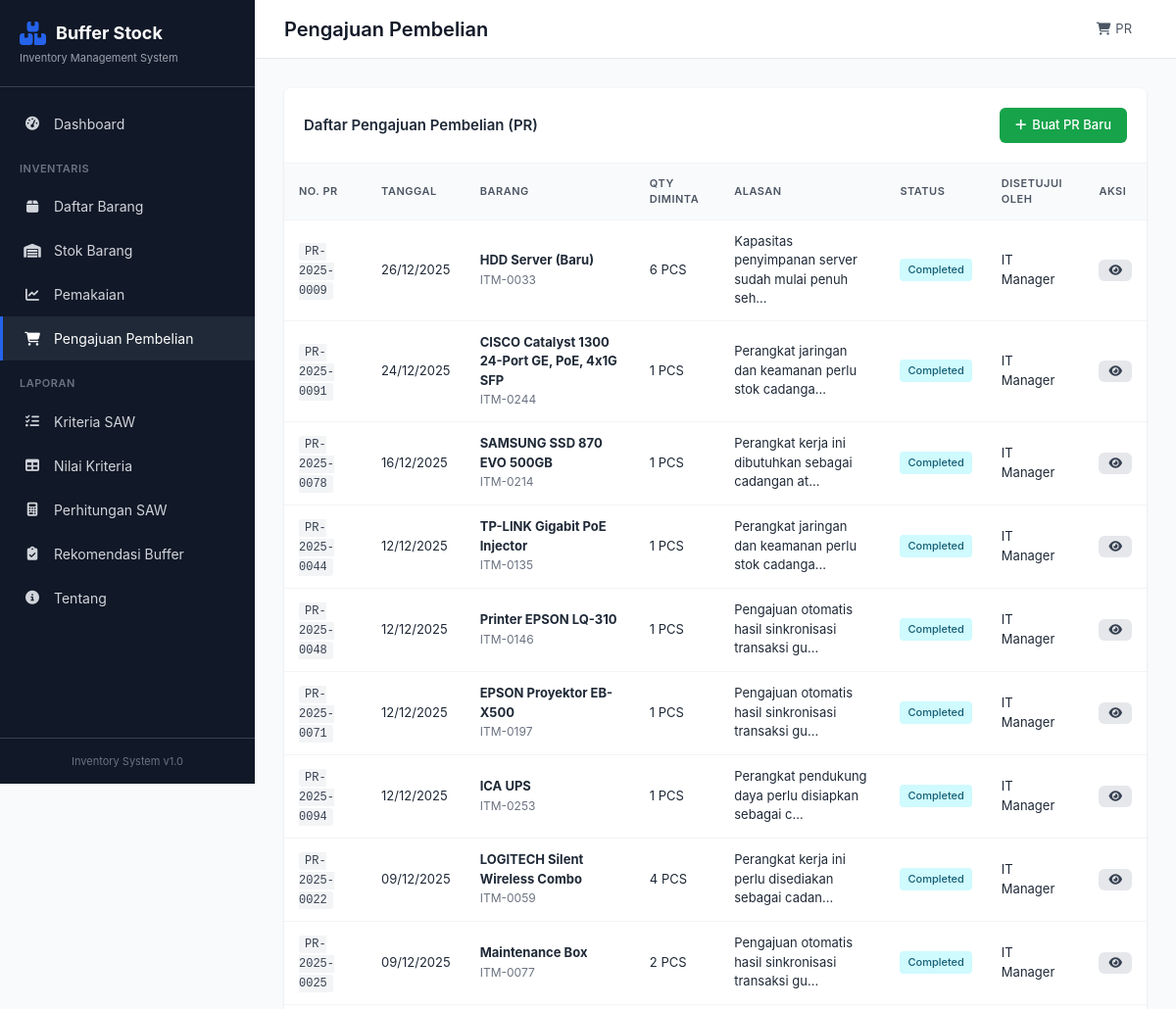
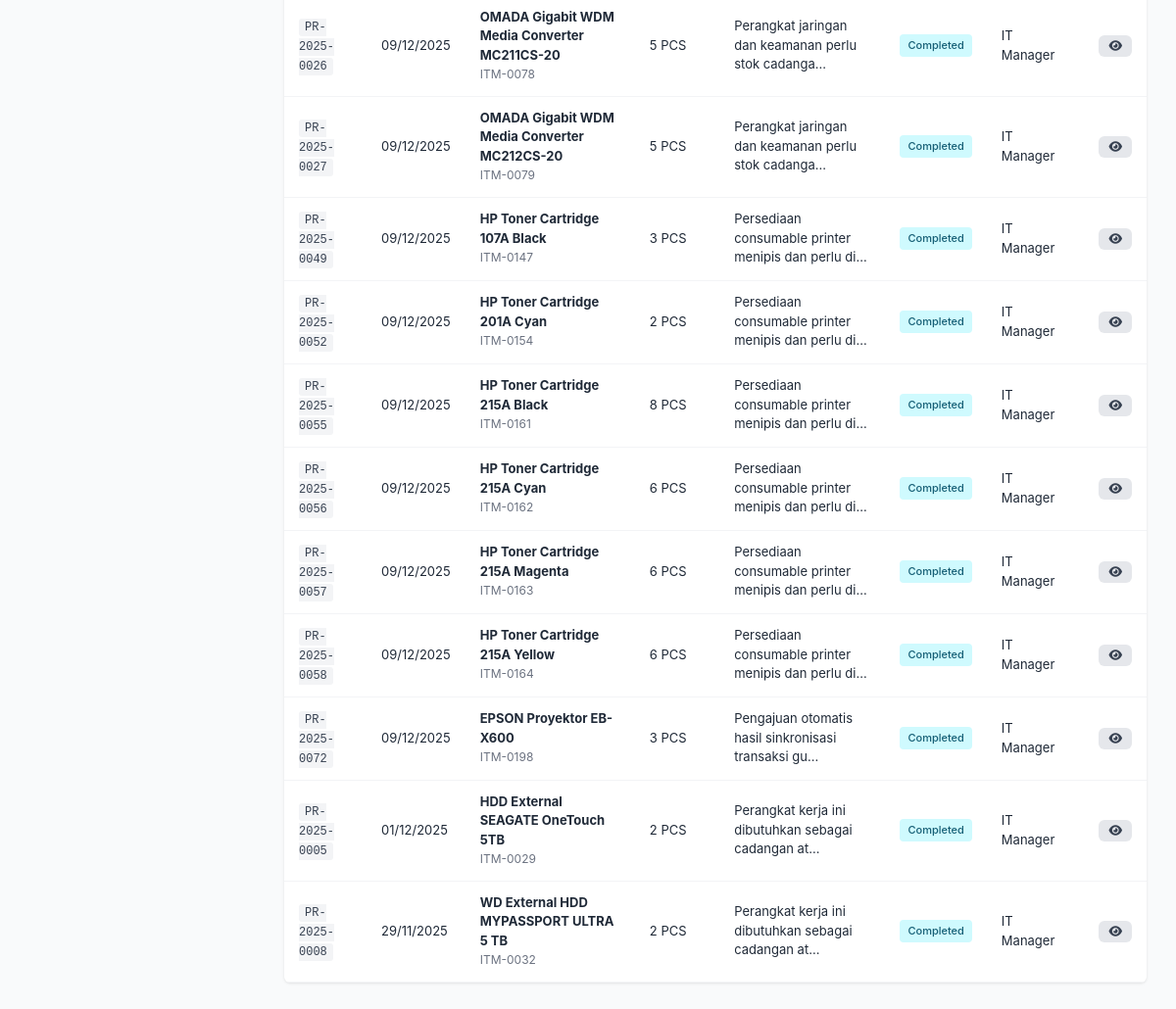
Before: /purchase with the older database file (2 pictures, top to bottom).
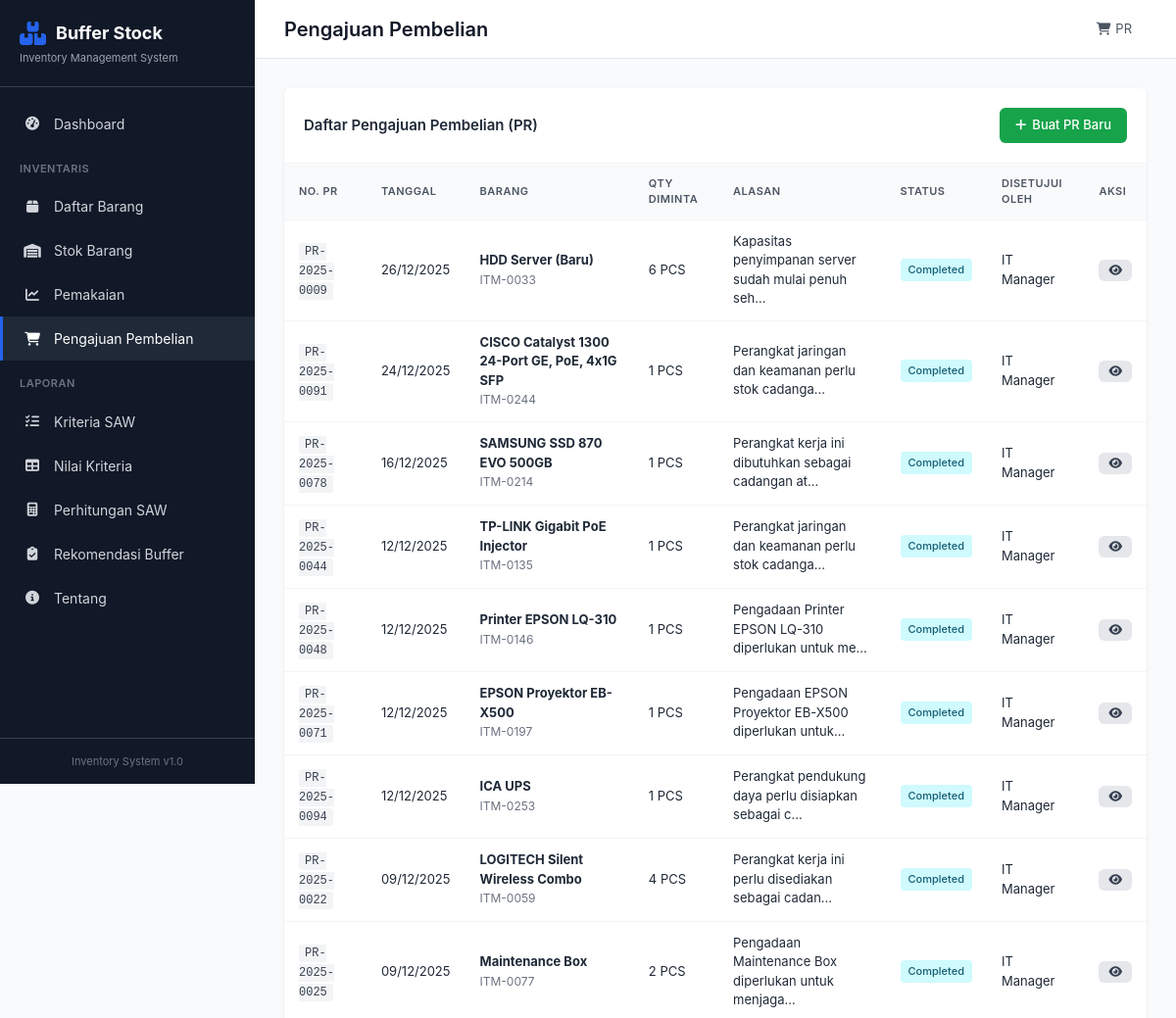
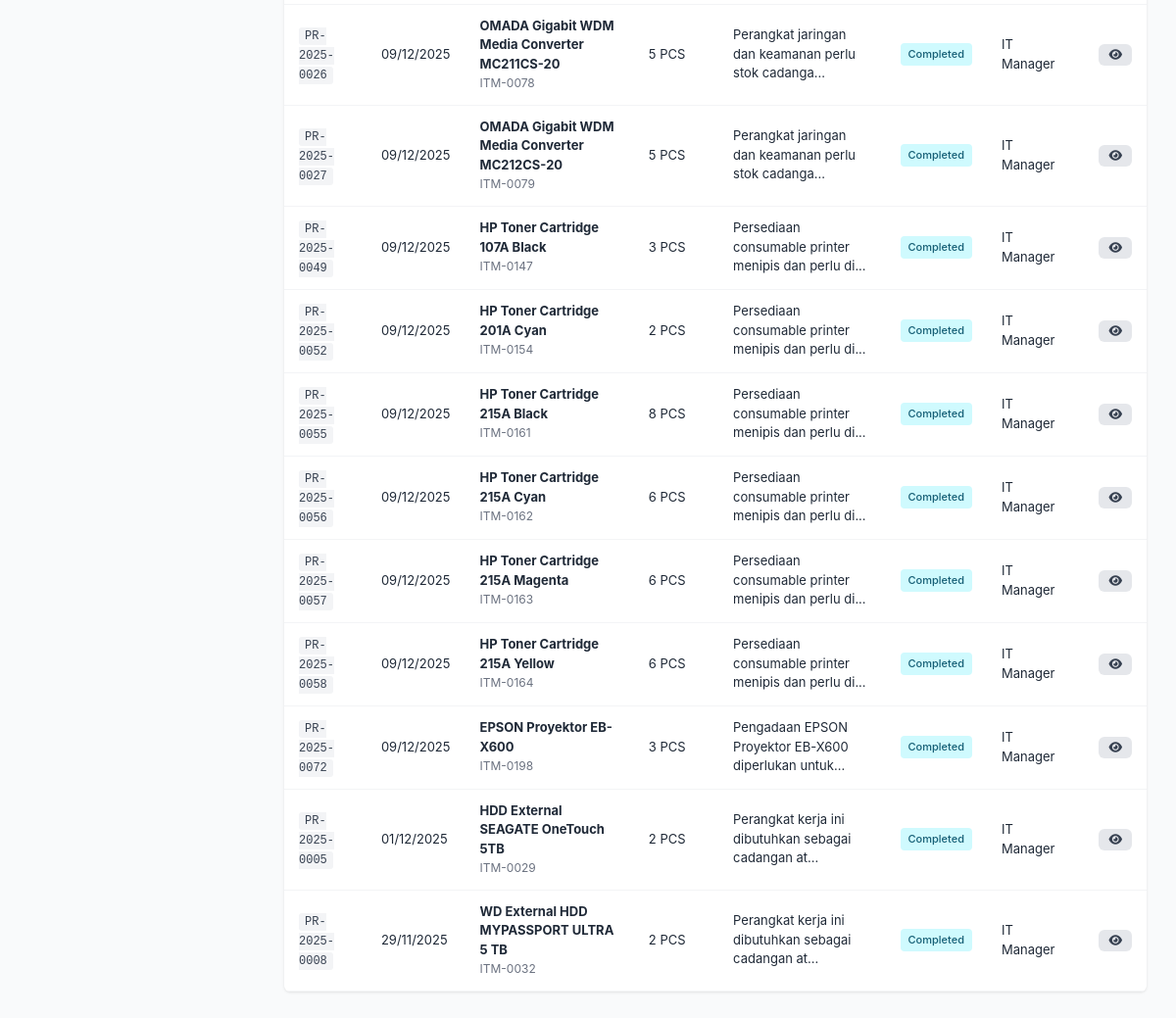
After: the same page with the newer database file (2 pictures, top to bottom).
### app/models.py (models this page shows, shortened)
class PurchaseRequest(db.Model):
    __tablename__ = 'purchase_requests'
    id = db.Column(db.Integer, primary_key=True)
    no_pengajuan = db.Column(db.String(50), unique=True, nullable=False)
    tanggal_pengajuan = db.Column(db.DateTime, default=datetime.utcnow)
    item_id = db.Column(db.Integer, db.ForeignKey('items.id'), nullable=False)
    quantity_requested = db.Column(db.Float, nullable=False)
    alasan_pengajuan = db.Column(db.Text)
    status = db.Column(db.String(20), default='Pending')  # Pending, Approved, Rejected, Completed
    approved_by = db.Column(db.String(100))
    approved_at = db.Column(db.DateTime)
    keterangan = db.Column(db.Text)
    item = db.relationship('Item', backref='purchase_requests', lazy=True)

class Item(db.Model):
    __tablename__ = 'items'
    id = db.Column(db.Integer, primary_key=True)
    kode_item = db.Column(db.String(50), unique=True, nullable=False)
    nama_item = db.Column(db.String(200), nullable=False)
    kategori = db.Column(db.String(100), nullable=False)
    unit = db.Column(db.String(50), default='PCS')
    harga = db.Column(db.Float, default=0)
    supplier = db.Column(db.String(200))
    lokasi_rak = db.Column(db.String(50))
    created_at = db.Column(db.DateTime, default=datetime.utcnow)
    criteria_values = db.relationship('CriteriaValue', backref='item', lazy=True, cascade='all, delete-orphan')

### app/routes.py (the view)
@main_bp.route('/purchase')
def purchase_list():
    page = request.args.get('page', 1, type=int)
    per_page = 20
    status_filter = request.args.get('status')
    query = PurchaseRequest.query.join(Item)
    if status_filter:
        query = query.filter(PurchaseRequest.status == status_filter)
    prs = query.order_by(PurchaseRequest.tanggal_pengajuan.desc()).paginate(page=page, per_page=per_page, error_out=False)
    return render_template('purchase/index.html', prs=prs, status_filter=status_filter)

### app/templates/purchase/index.html (shortened to what this page needs)
{% extends 'base.html' %}
{% block page_title %}Pengajuan Pembelian{% endblock %}
{% block content %}
<div class="section">
    <div class="card">
        <div class="card-header">
            <h3>Daftar Pengajuan Pembelian (PR)</h3>
            <div class="header-actions">
                <a href="{{ url_for('main.create_purchase') }}" class="btn btn-success">
                    <i class="fas fa-plus"></i> Buat PR Baru
                </a>
            </div>
        </div>
        <div class="table-responsive">
            <table class="data-table">
                <thead>
                    <tr>
                        <th>No. PR</th>
                        <th>Tanggal</th>
                        <th>Barang</th>
                        <th>Qty Diminta</th>
                        <th>Alasan</th>
                        <th>Status</th>
                        <th>Disetujui Oleh</th>
                        <th>Aksi</th>
                    </tr>
                </thead>
                <tbody>
                    {% for pr in prs.items %}
                    <tr>
                        <td><code>{{ pr.no_pengajuan }}</code></td>
                        <td>{{ pr.tanggal_pengajuan.strftime('%d/%m/%Y') }}</td>
                        <td>
                            <strong>{{ pr.item.nama_item }}</strong><br>
                            <small class="text-muted">{{ pr.item.kode_item }}</small>
                        </td>
                        <td>{{ pr.quantity_requested|int }} {{ pr.item.unit }}</td>
                        <td>{{ pr.alasan_pengajuan[:50] }}{% if pr.alasan_pengajuan|length > 50 %}...{% endif %}</td>
                        <td>
                            {% if pr.status == 'Pending' %}
                            <span class="badge badge-warning">Pending</span>
                            {% elif pr.status == 'Approved' %}
                            <span class="badge badge-success">Approved</span>
                            {% elif pr.status == 'Rejected' %}
                            <span class="badge badge-danger">Rejected</span>
                            {% else %}
                            <span class="badge badge-info">Completed</span>
                            {% endif %}
                        </td>
                        <td>{{ pr.approved_by or '-' }}</td>
                        <td>
                            <a href="{{ url_for('main.purchase_detail', id=pr.id) }}" class="btn btn-sm btn-secondary" title="Detail">
                                <i class="fas fa-eye"></i>
                            </a>
                        </td>
                    </tr>
                    {% endfor %}
                </tbody>
            </table>
        </div>
    </div>
</div>
{% endblock %}

### app/templates/base.html (shortened to what this page needs)
<!DOCTYPE html>
<html lang="id">
<head>
    <link rel="stylesheet" href="{{ url_for('static', filename='css/style.css') }}">
    <link rel="stylesheet" href="https://cdnjs.cloudflare.com/ajax/libs/font-awesome/6.4.2/css/all.min.css">
</head>
<body>
    <div class="sidebar">
        <div class="sidebar-header">
            <div class="logo">
                <i class="fas fa-boxes"></i>
                <span>Buffer Stock</span>
            </div>
            <p class="subtitle">Inventory Management System</p>
        </div>
        <nav class="sidebar-nav">
            <a href="{{ url_for('main.index') }}" class="nav-item {% if request.endpoint == 'main.index' %}active{% endif %}">
                <i class="fas fa-tachometer-alt"></i>
                <span>Dashboard</span>
            </a>
            <div class="nav-section">Inventaris</div>
            <a href="{{ url_for('main.items') }}" class="nav-item {% if 'items' in request.endpoint %}active{% endif %}">
                <i class="fas fa-box"></i>
                <span>Daftar Barang</span>
            </a>
            <a href="{{ url_for('main.stock') }}" class="nav-item {% if request.endpoint == 'main.stock' %}active{% endif %}">
                <i class="fas fa-warehouse"></i>
                <span>Stok Barang</span>
            </a>
            <a href="{{ url_for('main.usage') }}" class="nav-item {% if 'usage' in request.endpoint %}active{% endif %}">
                <i class="fas fa-chart-line"></i>
                <span>Pemakaian</span>
            </a>
            <a href="{{ url_for('main.purchase_list') }}" class="nav-item {% if 'purchase' in request.endpoint %}active{% endif %}">
                <i class="fas fa-shopping-cart"></i>
                <span>Pengajuan Pembelian</span>
            </a>
            <div class="nav-section">Laporan</div>
            <a href="{{ url_for('main.criteria') }}" class="nav-item {% if request.endpoint == 'main.criteria' %}active{% endif %}">
                <i class="fas fa-list-check"></i>
                <span>Kriteria SAW</span>
            </a>
            <a href="{{ url_for('main.criteria_values') }}" class="nav-item {% if request.endpoint == 'main.criteria_values' %}active{% endif %}">
                <i class="fas fa-table"></i>
                <span>Nilai Kriteria</span>
            </a>
            <a href="{{ url_for('main.calculation') }}" class="nav-item {% if request.endpoint == 'main.calculation' %}active{% endif %}">
                <i class="fas fa-calculator"></i>
                <span>Perhitungan SAW</span>
            </a>
            <a href="{{ url_for('main.buffer_recommendation') }}" class="nav-item {% if request.endpoint == 'main.buffer_recommendation' %}active{% endif %}">
                <i class="fas fa-clipboard-check"></i>
                <span>Rekomendasi Buffer</span>
            </a>
            <a href="{{ url_for('main.about') }}" class="nav-item">
                <i class="fas fa-info-circle"></i>
                <span>Tentang</span>
            </a>
        </nav>
        <div class="sidebar-footer">
            <p>Inventory System v1.0</p>
        </div>
    </div>
    <div class="main-content">
        <header class="header">
            <h1>{% block page_title %}Dashboard{% endblock %}</h1>
            <div class="header-actions">
                <a href="{{ url_for('main.purchase_list') }}" class="header-link">
                    <i class="fas fa-shopping-cart"></i> PR
                </a>
            </div>
        </header>
        <main class="content">
            {% block content %}{% endblock %}
        </main>
    </div>
</body>
</html>

### app/static/css/style.css (style rules this page uses)
:root { --primary: #2563eb; --primary-dark: #1d4ed8; --success: #16a34a; --danger: #dc2626; --warning: #ea580c; --info: #0891b2; --gray-50: #f9fafb; --gray-100: #f3f4f6; --gray-200: #e5e7eb; --gray-300: #d1d5db; --gray-400: #9ca3af; --gray-500: #6b7280; --gray-600: #4b5563; --gray-700: #374151; --gray-800: #1f2937; --gray-900: #111827; --sidebar-width: 260px; --header-height: 60px; --border-radius: 6px; --shadow: 0 1px 3px rgba(0,0,0,0.1); --shadow-md: 0 4px 6px rgba(0,0,0,0.1); }
* { margin: 0; padding: 0; box-sizing: border-box; }
body { font-family: -apple-system, BlinkMacSystemFont, 'Segoe UI', Roboto, 'Helvetica Neue', Arial, sans-serif; font-size: 14px; line-height: 1.5; color: var(--gray-800); background: var(--gray-50); }
.sidebar { position: fixed; left: 0; top: 0; width: var(--sidebar-width); height: 100vh; background: var(--gray-900); color: white; display: flex; flex-direction: column; z-index: 100; }
.sidebar-header { padding: 20px; border-bottom: 1px solid var(--gray-700); }
.logo { display: flex; align-items: center; gap: 10px; font-size: 18px; font-weight: 700; }
.logo i { font-size: 24px; color: var(--primary); }
.subtitle { font-size: 11px; color: var(--gray-400); margin-top: 4px; }
.sidebar-nav { flex: 1; padding: 15px 0; overflow-y: auto; }
.nav-section { padding: 15px 20px 8px; font-size: 11px; font-weight: 600; text-transform: uppercase; letter-spacing: 0.5px; color: var(--gray-500); }
.nav-item { display: flex; align-items: center; gap: 12px; padding: 12px 20px; color: var(--gray-300); text-decoration: none; transition: all 0.2s; border-left: 3px solid transparent; }
.nav-item.active { background: var(--gray-800); color: white; border-left-color: var(--primary); }
.nav-item i { width: 20px; text-align: center; }
.sidebar-footer { padding: 15px 20px; border-top: 1px solid var(--gray-700); font-size: 11px; color: var(--gray-500); text-align: center; }
.main-content { margin-left: var(--sidebar-width); min-height: 100vh; }
.header { height: var(--header-height); background: white; border-bottom: 1px solid var(--gray-200); display: flex; align-items: center; justify-content: space-between; padding: 0 30px; position: sticky; top: 0; z-index: 50; }
.header h1 { font-size: 20px; font-weight: 600; color: var(--gray-900); }
.header-actions { display: flex; align-items: center; gap: 15px; }
.content { padding: 30px; }
.section { margin-bottom: 30px; }
.card { background: white; border-radius: var(--border-radius); box-shadow: var(--shadow); overflow: hidden; }
.card-header { padding: 20px; border-bottom: 1px solid var(--gray-100); display: flex; align-items: center; justify-content: space-between; gap: 15px; flex-wrap: wrap; }
.card-header h3 { font-size: 15px; font-weight: 600; }
.table-responsive { overflow-x: auto; }
.data-table { width: 100%; border-collapse: collapse; font-size: 13px; }
.data-table th, .data-table td { padding: 12px 15px; text-align: left; border-bottom: 1px solid var(--gray-100); }
.data-table th { background: var(--gray-50); font-weight: 600; color: var(--gray-600); text-transform: uppercase; font-size: 11px; letter-spacing: 0.5px; }
.badge { display: inline-block; padding: 3px 8px; background: var(--gray-100); color: var(--gray-700); border-radius: 4px; font-size: 11px; font-weight: 500; }
.badge-info { background: #cffafe; color: #155e75; }
.btn { display: inline-flex; align-items: center; gap: 6px; padding: 8px 16px; border: none; border-radius: var(--border-radius); font-size: 13px; font-weight: 500; cursor: pointer; text-decoration: none; transition: all 0.2s; }
.btn-success { background: var(--success); color: white; }
.btn-secondary { background: var(--gray-200); color: var(--gray-700); }
.btn-sm { padding: 5px 10px; font-size: 12px; }
code { font-family: 'Courier New', monospace; font-size: 12px; background: var(--gray-100); padding: 2px 6px; border-radius: 3px; color: var(--gray-700); }
.text-muted { color: var(--gray-500); }
.header-link { color: var(--gray-600); text-decoration: none; font-size: 13px; display: flex; align-items: center; gap: 5px; }
.text-muted { color: var(--gray-500); font-size: 12px; }

Changed rows visible on the page:
changed PurchaseRequest "Printer EPSON LQ-310": alasan_pengajuan "Pengajuan otomatis hasil sinkronisasi transaksi gu" → "Pengadaan Printer EPSON LQ-310 diperlukan untuk me"
changed PurchaseRequest "EPSON Proyektor EB-X500": alasan_pengajuan "Pengajuan otomatis hasil sinkronisasi transaksi gu" → "Pengadaan EPSON Proyektor EB-X500 diperlukan untuk"
changed PurchaseRequest "Maintenance Box": alasan_pengajuan "Pengajuan otomatis hasil sinkronisasi transaksi gu" → "Pengadaan Maintenance Box diperlukan untuk menjaga"
changed PurchaseRequest "EPSON Proyektor EB-X600": alasan_pengajuan "Pengajuan otomatis hasil sinkronisasi transaksi gu" → "Pengadaan EPSON Proyektor EB-X600 diperlukan untuk"
